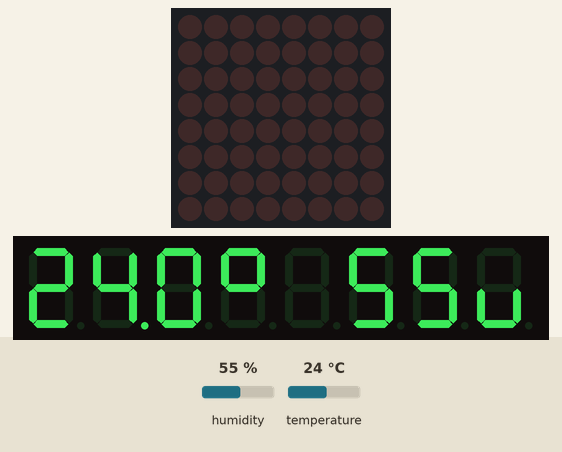
Bench run of a sketch on a simulated Arduino Uno, built with avr-gcc and run on an emulated ATmega328P. Shown: 8×8 LED matrix, 8-digit seven-segment display. The inputs (shaded band) are chosen by the test bench; at power-on: humidity 55 %, temperature 24 °C.

Above: at 2.2 s.
2.3 s: humidity set to 22 %
At 6.3 s:
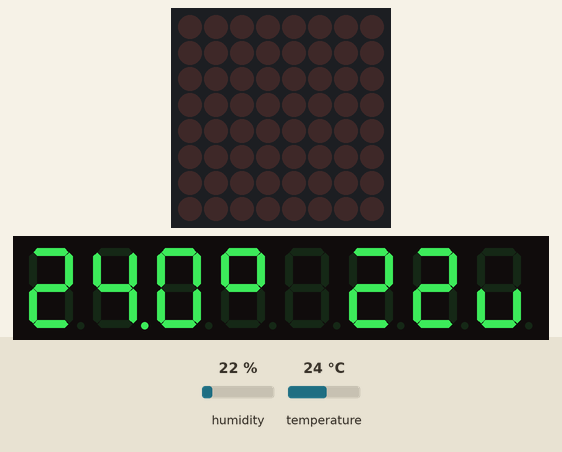
8.3 s: temperature set to 12 °C
At 11.6 s:
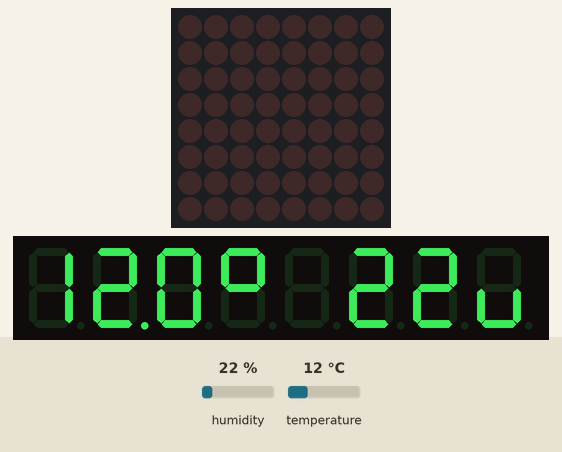
14.3 s: humidity set to 40 %
At 16.8 s:
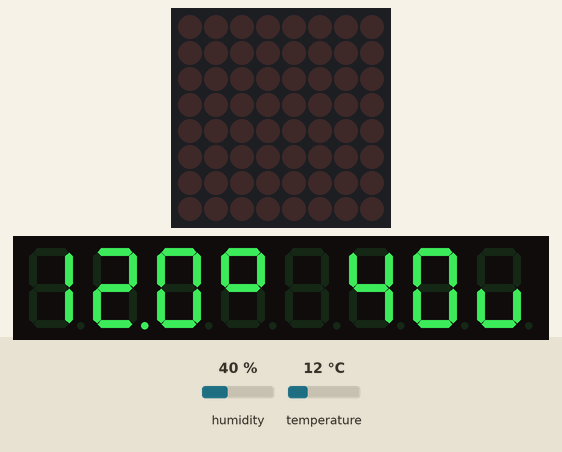
20.3 s: temperature set to 19 °C
At 22.1 s:
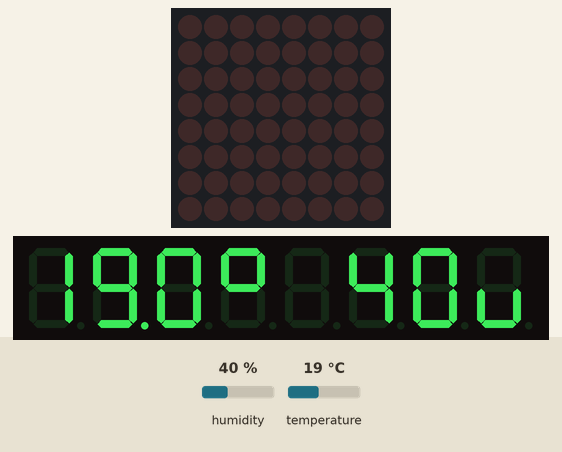
Timing chart, 0 to 23.6 s (numbered marks = the images above; inputs shaded):
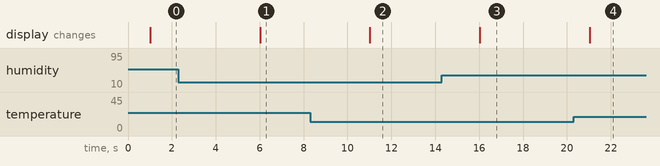

Measured:
- after the input at 2.3 s, the display: changes after 3.7 s (image 1)
- after the input at 8.3 s, the display: changes after 2.7 s (image 2)
- after the input at 14.3 s, the display: changes after 1.7 s (image 3)
- after the input at 20.3 s, the display: changes after 0.74 s (image 4)

The sketch:

104-1_TemperaturaUmidita.ino
```cpp
//      progetto:  104 Temperatua ed umidità
//          file:  104-1_TemperaturaUmidita
//   descrizione:  visualizza temperatura ed umidità letta da sensore
//       shields:  max7219 + 8 x display 7 segmenti, DHT22 (dht11)
//      librerie:  LedControl, DHT
// versione-data:  v1.a - 11-11-2018
//        autore:  www.aldopi.it

#include "LedControl.h"
#define datain 12
#define cs     11
#define clk    10
LedControl lc = LedControl(datain, clk, cs, 1);

float temp = 0, umid = 0;

#include "DHT.h"
#define DHTPIN 2   // pinedino connesso DHT
#define DHTTYPE DHT22
DHT dht(DHTPIN, DHTTYPE);

void setup() {
  lc.shutdown(0, false);
  lc.setIntensity(0, 2);
  lc.clearDisplay(0);
  delay(1000);
  lc.setRow(0, 4, B01100011);
  lc.setRow(0, 0, B00011100);
  dht.begin();
}

void loop() {
  temp = dht.readTemperature();
  umid = dht.readHumidity();
  float hic = dht.computeHeatIndex(temp, umid, false);
  visualizza_temperatura(temp * 10);
  visualizza_umidita(umid);
  delay(5000);
}

void visualizza_temperatura(int nn) {
  if (nn > 99) lc.setDigit(0, 7, (nn / 100) % 10, false);
  else lc.setRow(0, 7, 0);
  if (nn > 9) lc.setDigit(0, 6, (nn / 10) % 10, true);
  else lc.setRow(0, 6, 0);
  lc.setDigit(0, 5, (nn / 1) % 10, false);
}

void visualizza_umidita(int nn) {
  if (nn > 9) lc.setDigit(0, 2, (nn / 10) % 10, false);
  else lc.setRow(0, 2, 0);
  lc.setDigit(0, 1, (nn / 1) % 10, false);
}

// EOF
```
